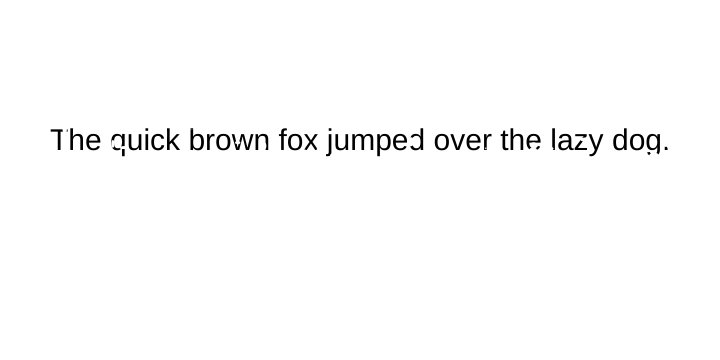
Frame 1 (no input)
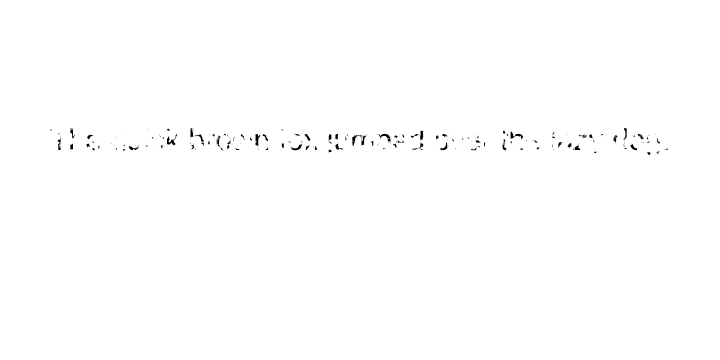
Frame 60 (no input)
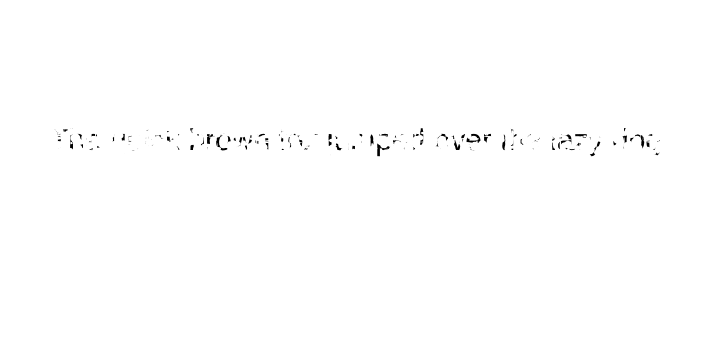
Frame 120 (the mouse pressed at the canvas centre since frame 60)

The p5.js sketch that drew these frames (run headless with seeded random() and noise() and a simulated clock; from frame 60 on, the mouse is pressed at the canvas centre):

// p5.js sketch
// ── sketch.js
var word = "The quick brown fox jumped over the lazy dog.";

function setup() {
  
  createCanvas(720,360);
  textSize(30);
  
}

function draw() {
  frameRate(30);
  for(var start = 0; start < 300; start ++){
  //console.log(start)
  noStroke();
  ellipse(random(width), random(height), random(10), random(10));
  }
}

function mouseMoved() {
text(word, 50, 150);
loop();
}
